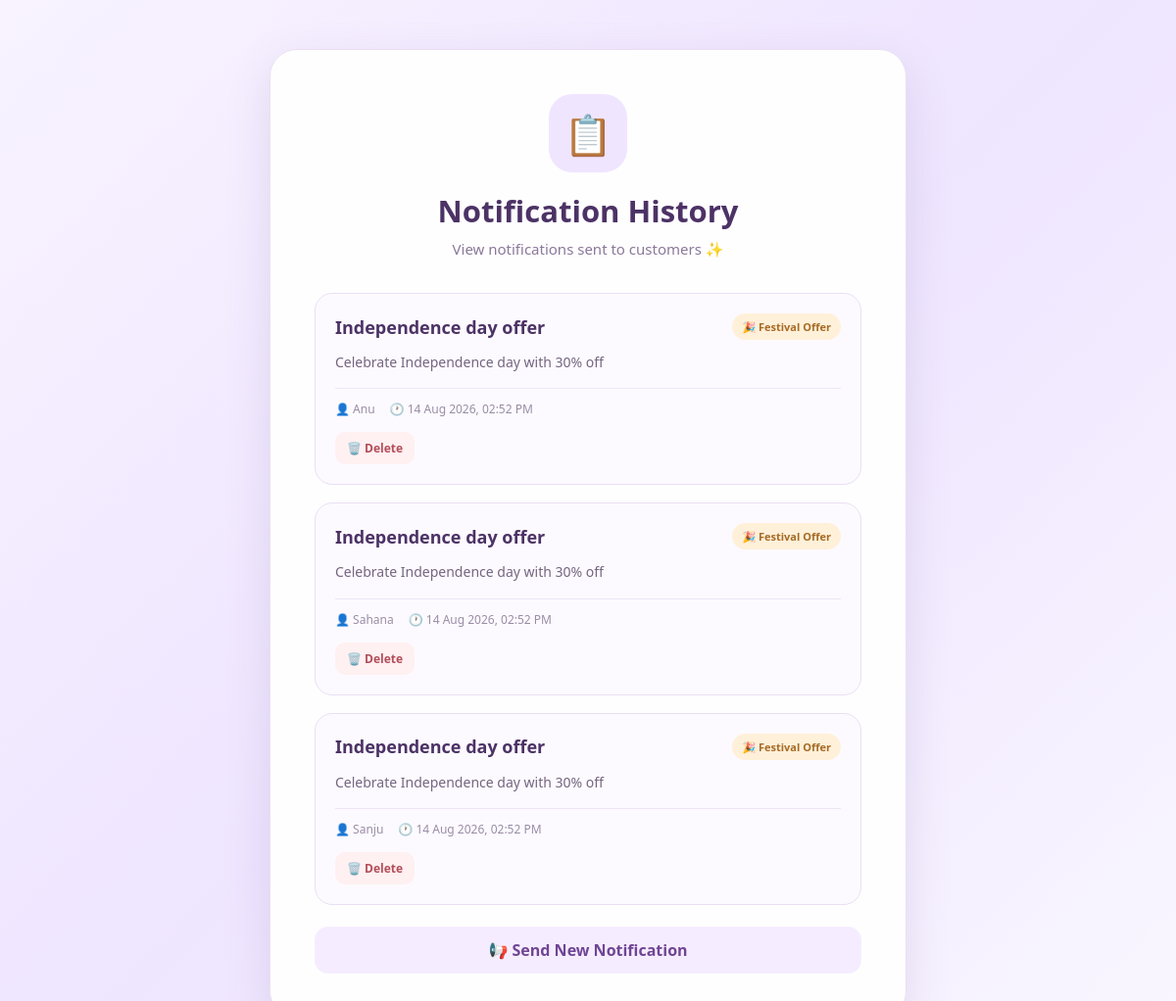
Screenshot of /show_notifications with the database file from the repository.
### delivery/models.py (models this page shows, shortened)
class Notification(models.Model):
    NOTIFICATION_TYPES = [
        ('Promotion', 'Promotion'),
        ('Order Update', 'Order Update'),
        ('Festival Offer', 'Festival Offer'),
    ]
    title = models.CharField(max_length=100)
    message = models.TextField()
    notification_type = models.CharField(
        max_length=30,
        choices=NOTIFICATION_TYPES
    )
    customer = models.ForeignKey(
        Customer,
        on_delete=models.CASCADE,
        null=True,
        blank=True,
        related_name='notifications'
    )
    created_at = models.DateTimeField(auto_now_add=True)
    is_read = models.BooleanField(default=False)

class Customer(models.Model):
    username = models.CharField(max_length = 20)
    password = models.CharField(max_length = 20)
    email = models.CharField(max_length = 20)
    mobile = models.CharField(max_length = 10)
    address = models.CharField(max_length = 50)

### delivery/views.py (the view)
def show_notifications(request):
    notifications = Notification.objects.select_related(
        'customer'
    ).order_by('-created_at')
    return render(
        request,
        'delivery/show_notifications.html',
        {
            'notifications': notifications
        }
    )

### delivery/templates/delivery/show_notifications.html (shortened to what this page needs)
{% load static %}
<!DOCTYPE html>
<html lang="en">
<head>
    <link
        rel="stylesheet"
        href="{% static 'delivery/notification.css' %}"
    >
</head>
<body>
<div class="notification-page">
    <div class="notification-card">
        <div class="notification-header">
            <div class="notification-icon">
                📋
            </div>
            <h1>Notification History</h1>
            <p>
                View notifications sent to customers ✨
            </p>
        </div>
        <div class="notification-list">
            {% for notification in notifications %}
            <div class="notification-item">
                <div class="notification-item-top">
                    <h2>
                        {{ notification.title }}
                    </h2>
                    {% if notification.notification_type == "Promotion" %}
                        <span class="type promotion">
                            📣 Promotion
                        </span>
                    {% elif notification.notification_type == "Order Update" %}
                        <span class="type order">
                            📦 Order Update
                        </span>
                    {% else %}
                        <span class="type festival">
                            🎉 Festival Offer
                        </span>
                    {% endif %}
                </div>
                <p class="notification-message">
                    {{ notification.message }}
                </p>
                <div class="notification-details">
                    <span>
                        👤 {{ notification.customer.username }}
                    </span>
                    <span>
                        🕐 {{ notification.created_at|date:"d M Y, h:i A" }}
                    </span>
                </div>
                <a
                    href="{% url 'delete_notification' notification.id %}"
                    class="delete-notification"
                    onclick="return confirm('Delete this notification?');"
                >
                    🗑️ Delete
                </a>
            </div>
            {% endfor %}
        </div>
        <a
            href="{% url 'open_add_notification' %}"
            class="history-link"
        >
            📢 Send New Notification
        </a>
    </div>
</div>
</body>
</html>

### delivery/static/delivery/notification.css (style rules this page uses)
* { margin: 0; padding: 0; box-sizing: border-box; }
body { font-family: "Segoe UI", Arial, sans-serif; background: linear-gradient( 135deg, #f8f3ff, #eee5ff, #faf7ff ); min-height: 100vh; color: #30243d; }
.notification-page { min-height: 100vh; padding: 50px 20px; }
.notification-card { max-width: 650px; margin: auto; background: rgba(255,255,255,0.96); padding: 45px; border-radius: 28px; box-shadow: 0 15px 45px rgba(107,78,139,0.15); border: 1px solid #eadff3; }
.notification-header { text-align: center; margin-bottom: 35px; }
.notification-icon { width: 80px; height: 80px; margin: 0 auto 18px; display: flex; align-items: center; justify-content: center; font-size: 40px; background: #f0e5ff; border-radius: 24px; }
.notification-header h1 { color: #4c3265; font-size: 31px; margin-bottom: 8px; }
.notification-header p { color: #8b7899; font-size: 15px; }
.history-link { display: block; text-align: center; margin-top: 22px; padding: 13px; border-radius: 14px; background: #f5edff; color: #704595; text-decoration: none; font-weight: 600; }
.notification-list { display: flex; flex-direction: column; gap: 18px; }
.notification-item { padding: 20px; border-radius: 18px; background: #fcfaff; border: 1px solid #eadff3; transition: 0.2s ease; }
.notification-item-top { display: flex; align-items: center; justify-content: space-between; gap: 15px; margin-bottom: 12px; }
.notification-item h2 { color: #4c3265; font-size: 18px; }
.type { padding: 6px 10px; border-radius: 20px; font-size: 11px; font-weight: 700; white-space: nowrap; }
.type.festival { background: #fff0d9; color: #a66b25; }
.notification-message { color: #75657f; line-height: 1.6; font-size: 14px; margin-bottom: 15px; }
.notification-details { display: flex; flex-wrap: wrap; gap: 15px; color: #9a8ca5; font-size: 12px; padding-top: 12px; border-top: 1px solid #eee6f4; }
.delete-notification { display: inline-block; margin-top: 15px; color: #b34d59; background: #fff0f1; padding: 8px 12px; border-radius: 10px; text-decoration: none; font-size: 12px; font-weight: 600; }

### rows the page displays
Notification: title "Independence day offer", notification_type "🎉 Festival Offer", message "Celebrate Independence day with 30% off", customer.username "Anu", created_at "14 Aug 2026, 02:52 PM"
Notification: title "Independence day offer", notification_type "🎉 Festival Offer", message "Celebrate Independence day with 30% off", customer.username "Sahana", created_at "14 Aug 2026, 02:52 PM"
Notification: title "Independence day offer", notification_type "🎉 Festival Offer", message "Celebrate Independence day with 30% off", customer.username "Sanju", created_at "14 Aug 2026, 02:52 PM"
